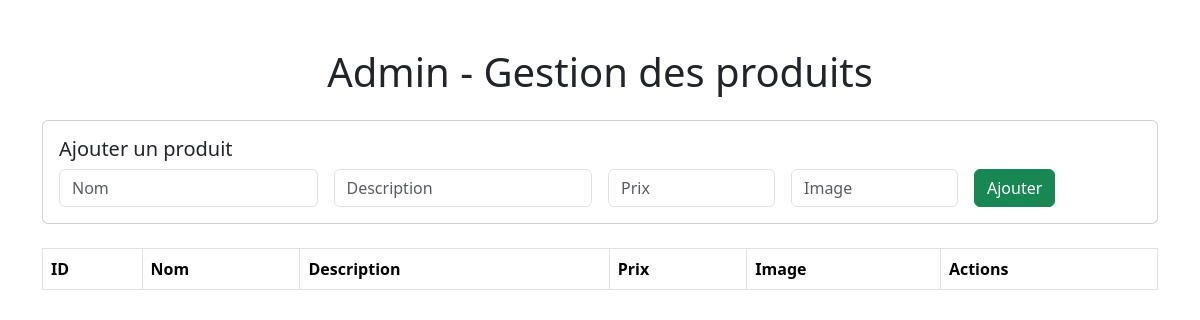
Page /pages/shop/admin.php on the earlier database version.
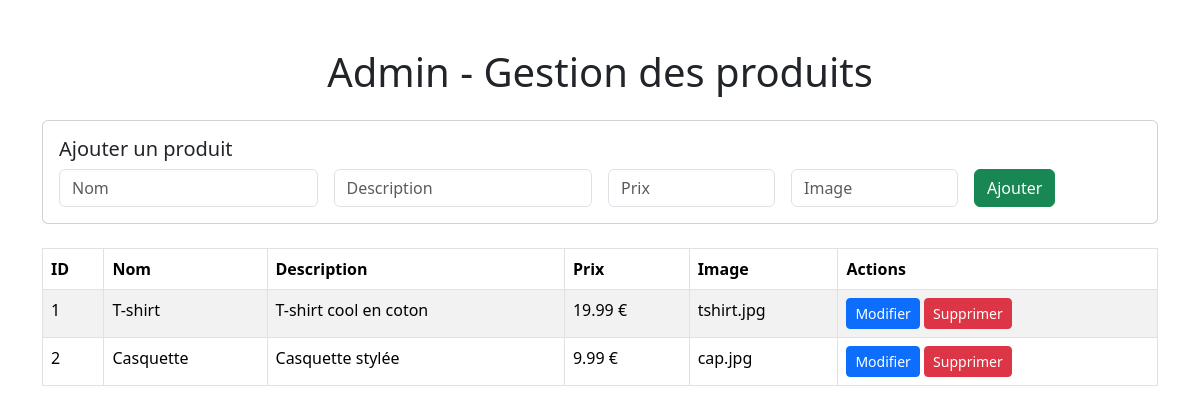
Same page on the later database version.
### tables this page shows
CREATE TABLE `products` (
  `id` int(11) NOT NULL,
  `name` varchar(255) NOT NULL,
  `description` text DEFAULT NULL,
  `price` decimal(10,2) NOT NULL,
  `image` varchar(255) DEFAULT NULL
);

### pages/shop/admin.php (the view, shortened to what this page needs)
<?php
require '../../config/database.php';
$action = $_GET['action'] ?? '';
$id = $_GET['id'] ?? '';
$products = $pdo->query("SELECT * FROM products")->fetchAll();
$editProduct = ($action === 'edit' && $id) ? $pdo->query("SELECT * FROM products WHERE id=$id")->fetch() : null;
?>
<!DOCTYPE html>
<html lang="fr">
<head>
    <link href="https://cdn.jsdelivr.net/npm/bootstrap@5.3.2/dist/css/bootstrap.min.css" rel="stylesheet">
</head>
<body>
<div class="container mt-5">
    <h1 class="mb-4 text-center">Admin - Gestion des produits</h1>
    <div class="card mb-4">
        <div class="card-body">
            <h5 class="card-title"><?= $editProduct ? 'Modifier un produit' : 'Ajouter un produit' ?></h5>
            <form method="POST" class="row g-3">
                <div class="col-md-3">
                    <input type="text" name="name" class="form-control" placeholder="Nom" required value="<?= $editProduct['name'] ?? '' ?>">
                </div>
                <div class="col-md-3">
                    <input type="text" name="description" class="form-control" placeholder="Description" required value="<?= $editProduct['description'] ?? '' ?>">
                </div>
                <div class="col-md-2">
                    <input type="number" step="0.01" name="price" class="form-control" placeholder="Prix" required value="<?= $editProduct['price'] ?? '' ?>">
                </div>
                <div class="col-md-2">
                    <input type="text" name="image" class="form-control" placeholder="Image" required value="<?= $editProduct['image'] ?? '' ?>">
                </div>
                <div class="col-md-2">
                    <button type="submit" class="btn btn-success"><?= $editProduct ? 'Mettre à jour' : 'Ajouter' ?></button>
                </div>
            </form>
        </div>
    </div>
    <table class="table table-bordered table-striped">
        <thead>
            <tr>
                <th>ID</th><th>Nom</th><th>Description</th><th>Prix</th><th>Image</th><th>Actions</th>
            </tr>
        </thead>
        <tbody>
            <?php foreach($products as $prod): ?>
                <tr>
                    <td><?= $prod['id'] ?></td>
                    <td><?= htmlspecialchars($prod['name']) ?></td>
                    <td><?= htmlspecialchars($prod['description']) ?></td>
                    <td><?= number_format($prod['price'], 2) ?> €</td>
                    <td><?= htmlspecialchars($prod['image']) ?></td>
                    <td>
                        <a href="admin.php?action=edit&id=<?= $prod['id'] ?>" class="btn btn-sm btn-primary">Modifier</a>
                        <a href="admin.php?action=delete&id=<?= $prod['id'] ?>" class="btn btn-sm btn-danger" onclick="return confirm('Supprimer ce produit ?')">Supprimer</a>
                    </td>
                </tr>
            <?php endforeach; ?>
        </tbody>
    </table>
</div>
</body>
</html>

Differences in the rows shown:
added products: id "1", name "T-shirt", description "T-shirt cool en coton", price "19.99", image "tshirt.jpg"
added products: id "2", name "Casquette", description "Casquette stylée", price "9.99", image "cap.jpg"
